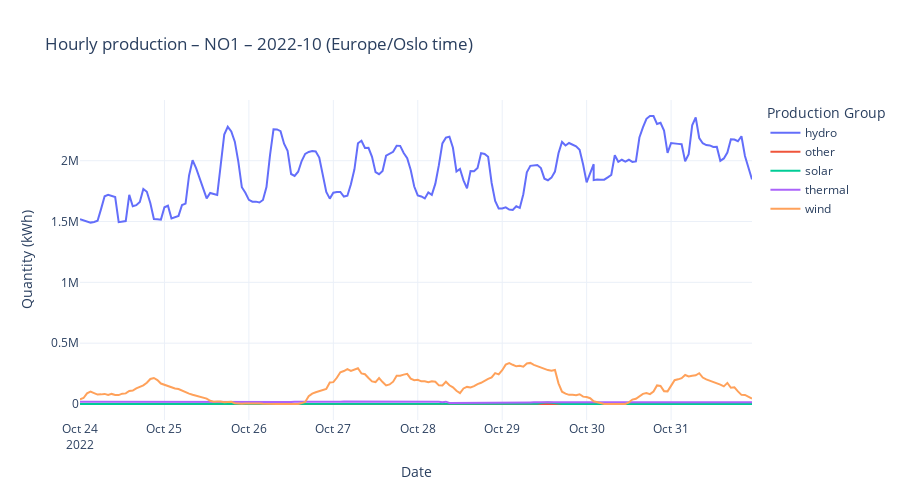

Notebook cell for this chart:
### Code cell
import plotly.graph_objects as go
import plotly.express as px

# --- Choose a year/month for the line chart ---
TARGET_YEAR  = 2022
TARGET_MONTH = 10
PRICE_AREA_FOR_LINE = "NO1"

# --- Fetch data (reuse previous if same area) ---
if PRICE_AREA_FOR_LINE != PRICE_AREA_FOR_PIE:
    df_area_line = fetch_area_data(session, TABLE, PRICE_AREA_FOR_LINE, groups=KNOWN_GROUPS)
else:
    df_area_line = df_area.copy()

# --- Convert UTC to Europe/Oslo ---
df_area_line["start_time_oslo"] = df_area_line["start_time"].dt.tz_convert("Europe/Oslo")

# --- Filter by chosen month ---
mask = (df_area_line["start_time_oslo"].dt.year == TARGET_YEAR) & \
       (df_area_line["start_time_oslo"].dt.month == TARGET_MONTH)
df_month = df_area_line.loc[mask].copy()

# --- Pivot for multi-line plotting ---
df_month_pivot = (
    df_month.pivot_table(
        index="start_time_oslo",
        columns="production_group",
        values="quantity_kwh",
        aggfunc="sum"
    )
    .sort_index()
)

# --- Create interactive line chart ---
fig_line = go.Figure()
for col in df_month_pivot.columns:
    if col == "*":
        continue
    fig_line.add_trace(go.Scatter(
        x=df_month_pivot.index,
        y=df_month_pivot[col],
        mode="lines",
        name=col
    ))

fig_line.update_layout(
    title=f"Hourly production – {PRICE_AREA_FOR_LINE} – {TARGET_YEAR}-{TARGET_MONTH:02d} (Europe/Oslo time)",
    xaxis_title="Date",
    yaxis_title="Quantity (kWh)",
    legend_title="Production Group",
    template="plotly_white",
    hovermode="x unified",
    height=500
)

fig_line.show()

### Figure 1 — Plotly figure (JSON) as saved in the notebook; plotly's stock layout.template omitted (floating-point values rounded to 4 significant figures; data arrays with more than 128 entries replaced by an {"elided": "..."} marker saying what was removed)
{"data": [{"mode": "lines", "name": "hydro", "type": "scatter", "x": {"elided": "193 str values"}, "y": {"elided": "193 float values"}}, {"mode": "lines", "name": "other", "type": "scatter", "x": {"elided": "193 str values"}, "y": {"elided": "193 float values"}}, {"mode": "lines", "name": "solar", "type": "scatter", "x": {"elided": "193 str values"}, "y": {"elided": "193 float values"}}, {"mode": "lines", "name": "thermal", "type": "scatter", "x": {"elided": "193 str values"}, "y": {"elided": "193 float values"}}, {"mode": "lines", "name": "wind", "type": "scatter", "x": {"elided": "193 str values"}, "y": {"elided": "193 float values"}}], "layout": {"height": 500, "hovermode": "x unified", "legend": {"title": {"text": "Production Group"}}, "title": {"text": "Hourly production – NO1 – 2022-10 (Europe/Oslo time)"}, "xaxis": {"title": {"text": "Date"}}, "yaxis": {"title": {"text": "Quantity (kWh)"}}}}
